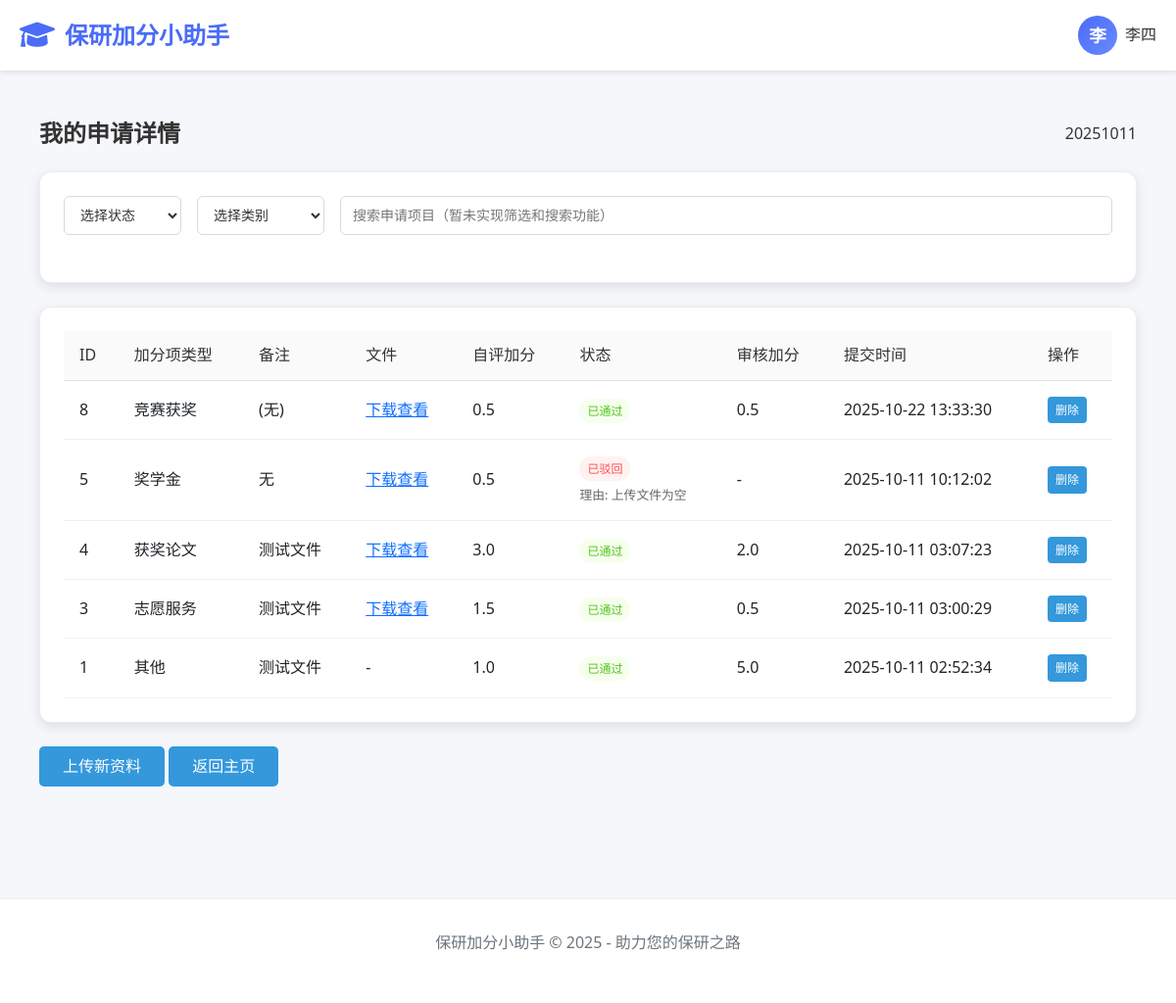
Before: /student/submissions/ (signed in) with the older database file.
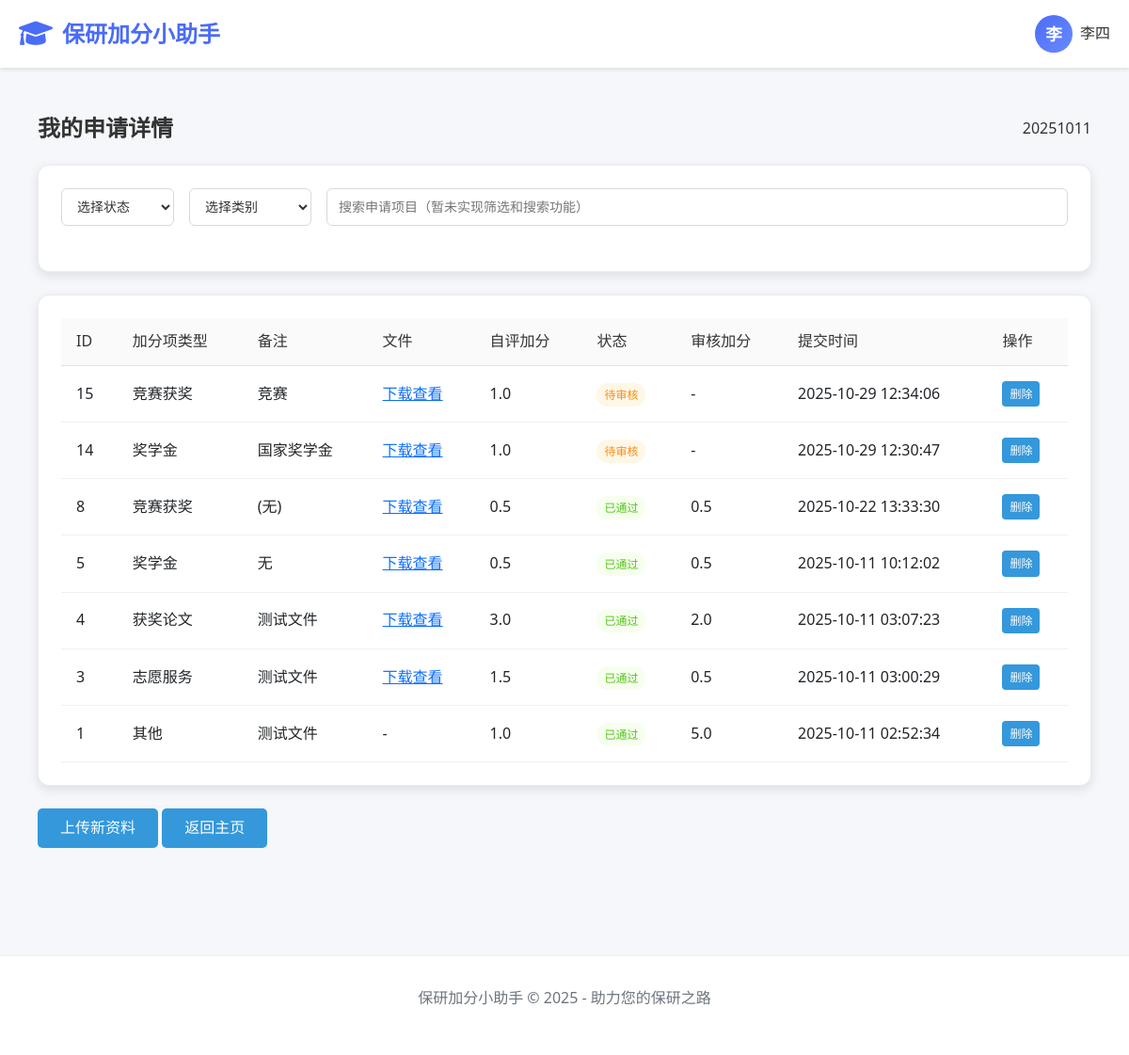
After: the same page with the newer database file.
### apps/students/models.py (models this page shows, shortened)
class StudentProfile(models.Model):
    user = models.OneToOneField(
        User,
        on_delete=models.CASCADE,
        null=True,
        related_name='profile'  # 反向关联名称
    )
    full_name = models.CharField("姓名", max_length=100, blank=True)
    student_id = models.CharField("学号", max_length=20, unique=True,
                                  validators=[RegexValidator(regex=r'^\d{8,20}$', message='学号必须是8-20位数字')])
    grade = models.CharField("年级", max_length=20, blank=True)
    college = models.CharField("学院", max_length=100, blank=True)
    department = models.CharField("系别", max_length=100, blank=True)
    major = models.CharField("专业", max_length=100, blank=True)
    enrollment_year = models.PositiveIntegerField("入学年份", null=True, blank=True, help_text="例如：2023")
    GENDER_CHOICES = [
        ('M', '男'),
        ('F', '女'),
        ('O', '其他'),
    ]
    gender = models.CharField("性别", max_length=1, choices=GENDER_CHOICES, blank=True)
    ethnicity = models.CharField("民族", max_length=50, blank=True)
    political_status = models.CharField("政治面貌", max_length=50, blank=True)
    id_card = models.CharField("身份证号", max_length=18, blank=True,
                               validators=[RegexValidator(regex=r'^\d{17}[\dXx]$', message='请输入有效的身份证号')])
    phone = models.CharField("手机号", max_length=11, blank=True, help_text="请输入11位手机号码")
    email = models.EmailField("邮箱", blank=True, help_text="请输入有效的邮箱地址")
    academic_comprehensive_score = models.DecimalField(
        "学业综合成绩",  # 辅导员可设置
        max_digits=5,
        decimal_places=1,
        null=True,
        blank=True
    )
    academic_expertise_score = models.DecimalField(
        "学术专长成绩",  # 来自学术类材料加分
        max_digits=5,
        decimal_places=1,
        default=0
    )
    comprehensive_performance_score = models.DecimalField(
        "综合表现成绩",  # 来自综合类材料加分
        max_digits=5,
        decimal_places=1,
        default=0
    )
    total_score = models.DecimalField(
        "总成绩",
        max_digits=5,
        decimal_places=1,
        null=True,
        blank=True
    )
    academic_comprehensive_ratio = models.DecimalField(
        "学业综合成绩权重",
        max_digits=3,
        decimal_places=2,
        default=0.6  # 60%
    )
    academic_expertise_ratio = models.DecimalField(
        "学术专长成绩权重",
        max_digits=3,
        decimal_places=2,
        default=0.2  # 20%
    )
    comprehensive_performance_ratio = models.DecimalField(
        "综合表现成绩权重",
        max_digits=3,
        decimal_places=2,
        default=0.2  # 20%
    )

class Submission(models.Model):
    AWARD_PAPER = 'award_paper'
    COMPETITION = 'competition'
    VOLUNTEER = 'volunteer'
    SCHOLARSHIP = 'scholarship'
    OTHER = 'other'
    CATEGORY_CHOICES = [
        (AWARD_PAPER, '获奖论文'),
        (COMPETITION, '竞赛获奖'),
        (VOLUNTEER, '志愿服务'),
        (SCHOLARSHIP, '奖学金'),
        (OTHER, '其他'),
    ]
    student = models.ForeignKey(StudentProfile, on_delete=models.CASCADE, verbose_name="学生")
    category = models.CharField("加分项类型", max_length=20, choices=CATEGORY_CHOICES, default=OTHER)
    remarks = models.TextField("备注", blank=True, default="")
    file = models.FileField("提交文件", upload_to='uploads/', null=True, blank=True)
    self_rating = models.DecimalField("自评加分", max_digits=5, decimal_places=1, default=0)
    approved = models.BooleanField("已审核通过", default=False)
    rejected = models.BooleanField(default=False, verbose_name='已驳回')
    reject_reason = models.TextField(blank=True, null=True, verbose_name='驳回理由')
    approved_score = models.DecimalField("审核加分", max_digits=5, decimal_places=1, null=True, blank=True)
    timestamp = models.DateTimeField("提交时间", auto_now_add=True)

### apps/students/views.py (the view)
# urls.py: path('submissions/', views.submissions, name='submissions'),
@login_required
def submissions(request):
    profile = request.user.profile
    subs = Submission.objects.filter(student=profile).order_by('-timestamp')
    return render(request, 'students/submissions.html', {'submissions': subs})

### templates/students/submissions.html (shortened to what this page needs)
{% extends 'students/base.html' %}
{% load static %}
{% block extra_css %}
    <link href="{% static 'CSS/submissions.css' %}" rel="stylesheet">
{% endblock %}
{% block content %}
    <div class="applications-container">
        <div class="applications-header">
            <h1 class="applications-title">我的申请详情</h1>
            <div class="user-info">
                <span>{{ user.username|default:"用户名" }}</span>
            </div>
        </div>
        <div class="card">
            <div class="card-body">
                <div class="filter-toolbar">
                    <select class="filter-select">
                        <option>选择状态</option>
                    </select>
                    <select class="filter-select">
                        <option>选择类别</option>
                    </select>
                    <input type="text" class="search-input" placeholder="搜索申请项目（暂未实现筛选和搜索功能）">
                </div>
            </div>
        </div>
        <div class="card">
            <div class="card-body">
                <table class="applications-table">
                    <thead>
                        <tr>
                            <th>ID</th>
                            <th>加分项类型</th>
                            <th>备注</th>
                            <th>文件</th>
                            <th>自评加分</th>
                            <th>状态</th>
                            <th>审核加分</th>
                            <th>提交时间</th>
                            <th>操作</th>
                        </tr>
                    </thead>
                    <tbody>
                        {% if submissions %}
                            {% for sub in submissions %}
                            <tr>
                                <td>{{ sub.id }}</td>
                                <td>{{ sub.get_category_display }}</td>
                                <td>{{ sub.remarks|default:"(无)" }}</td>
                                <td>
                                    {% if sub.file %}
                                        <a href="{{ sub.file.url }}" target="_blank" class="text-primary">下载查看</a>
                                    {% else %}
                                        -
                                    {% endif %}
                                </td>
                                <td>{{ sub.self_rating }}</td>
                                <td>
                                    {% if sub.approved %}
                                        <span class="status-badge status-approved">已通过</span>
                                    {% elif sub.rejected %}
                                        <span class="status-badge status-rejected">已驳回</span>
                                        {% if sub.reject_reason %}
                                            <div style="font-size: 0.8em; color: #666; margin-top: 4px;">理由: {{ sub.reject_reason }}</div>
                                        {% endif %}
                                    {% else %}
                                        <span class="status-badge status-pending">待审核</span>
                                    {% endif %}
                                </td>
                                <td>{{ sub.approved_score|default:"-" }}</td>
                                <td>{{ sub.timestamp|date:"Y-m-d H:i:s" }}</td>
                                <td>
                                    <div class="action-buttons">
                                        <a href="{% url 'delete_submission' sub.id %}" class="btn-primary btn-sm">
                                            删除
                                        </a>
                                    </div>
                                </td>
                            </tr>
                            {% endfor %}
                        {% endif %}
                    </tbody>
                </table>
            </div>
        </div>
        <div class="navigation mt-4">
            <p>
                <a href="{% url 'upload' %}" class="btn-primary">上传新资料</a>
                <a href="{% url 'index' %}" class="btn-primary ml-2">返回主页</a>
            </p>
        </div>
    </div>
{% endblock %}

### templates/students/base.html (shortened to what this page needs)
<!DOCTYPE html>
<html lang="zh-CN">
<head>
    <link href="https://cdn.jsdelivr.net/npm/bootstrap@5.3.0-alpha1/dist/css/bootstrap.min.css" rel="stylesheet">
    <link rel="stylesheet" href="https://cdnjs.cloudflare.com/ajax/libs/font-awesome/6.0.0/css/all.min.css">
    {% load static %}
    <link href="{% static 'CSS/base.css' %}" rel="stylesheet">
    {% block extra_css %}{% endblock %}
</head>
<body>
    <nav class="navbar">
        <div class="container">
            <div class="navbar-content">
                <a href="{% url 'index' %}" class="logo">
                    <i class="fas fa-graduation-cap"></i>
                    <span>保研加分小助手</span>
                </a>
                <div class="user-info">
                    {% if user.is_authenticated %}
                        <a href="{% url 'profile' %}" class="d-flex align-items-center text-decoration-none" title="个人资料">
                            <div class="user-avatar">{{ user.profile.full_name|first }}</div>
                            <span class="username ms-2">{{ user.profile.full_name }}</span>
                        </a>
                    {% else %}
                        <a href="{% url 'login' %}" class="btn btn-outline-primary btn-sm">登录</a>
                    {% endif %}
                </div>
            </div>
        </div>
    </nav>
    <div class="container">
        <div class="main-content">
            {% block content %}{% endblock %}
        </div>
    </div>
    <footer class="footer">
        <div class="container">
            <p>保研加分小助手 &copy; 2025 - 助力您的保研之路</p>
        </div>
    </footer>
</body>
</html>

### static/CSS/base.css (style rules this page uses)
:root { --primary: #4a6cf7; --primary-light: #6a8aff; --secondary: #6c757d; --light-bg: #f8f9fa; --dark-text: #333333; --gray-text: #666666; --light-gray: #e9ecef; --white: #ffffff; --card-shadow: 0 4px 12px rgba(0, 0, 0, 0.08); --hover-shadow: 0 8px 24px rgba(0, 0, 0, 0.12); }
* { margin: 0; padding: 0; box-sizing: border-box; }
body { font-family: 'Segoe UI', 'PingFang SC', 'Microsoft YaHei', sans-serif; background-color: var(--light-bg); color: var(--dark-text); line-height: 1.6; }
.container { max-width: 1200px; margin: 0 auto; padding: 0 20px; }
.navbar { background: var(--white); box-shadow: 0 2px 10px rgba(0, 0, 0, 0.05); padding: 1rem 0; position: sticky; top: 0; z-index: 100; }
.navbar-content { display: flex; justify-content: space-between; align-items: center; width: 100%; }
.logo { display: flex; align-items: center; gap: 10px; font-weight: 700; font-size: 1.5rem; color: var(--primary); text-decoration: none; }
.logo i { font-size: 1.8rem; }
.user-info { display: flex; align-items: center; gap: 12px; margin-left: auto; }
.user-avatar { width: 42px; height: 42px; border-radius: 50%; background: linear-gradient(135deg, var(--primary), var(--primary-light)); display: flex; align-items: center; justify-content: center; color: var(--white); font-weight: 600; font-size: 1.1rem; }
.username { font-weight: 500; color: var(--dark-text); }
.main-content { padding: 30px 0; }
.footer { background: var(--white); padding: 24px 0; margin-top: 40px; text-align: center; color: var(--gray-text); border-top: 1px solid var(--light-gray); }

### static/CSS/submissions.css (style rules this page uses)
:root { --primary-color: #3498db; --light-bg: #f5f7fa; }
body { font-family: 'Segoe UI', Tahoma, Geneva, Verdana, sans-serif; background-color: var(--light-bg); min-height: 100vh; display: flex; flex-direction: column; }
.navbar { background: white; box-shadow: 0 2px 4px rgba(0,0,0,0.1); padding: 1rem 0; }
.user-info { display: flex; align-items: center; gap: 10px; }
.user-avatar { width: 40px; height: 40px; border-radius: 50%; background-color: var(--primary-color); display: flex; align-items: center; justify-content: center; color: white; font-weight: bold; }
.footer { text-align: center; padding: 2rem 0; margin-top: 3rem; color: #6c757d; border-top: 1px solid #eee; }
.card { background: white; border-radius: 12px; box-shadow: 0 4px 12px rgba(0, 0, 0, 0.1); border: 1px solid #e9ecef; margin-bottom: 1.5rem; transition: transform 0.3s ease, box-shadow 0.3s ease; }
.card-body { padding: 1.5rem; }
.btn-primary { background-color: var(--primary-color); border: none; padding: 0.5rem 1.5rem; border-radius: 5px; color: white; text-decoration: none; display: inline-block; }
.applications-container { max-width: 1200px; margin: 0 auto; padding: 20px; }
.applications-header { display: flex; justify-content: space-between; align-items: center; margin-bottom: 24px; }
.applications-title { font-size: 24px; font-weight: 600; color: #333; margin: 0; }
.filter-toolbar { display: flex; gap: 16px; margin-bottom: 24px; flex-wrap: wrap; }
.filter-select { padding: 8px 12px; border: 1px solid #d9d9d9; border-radius: 6px; font-size: 14px; color: #333; background: #fff; min-width: 120px; }
.search-input { flex: 1; min-width: 200px; padding: 8px 12px; border: 1px solid #d9d9d9; border-radius: 6px; font-size: 14px; }
.applications-table { width: 100%; border-collapse: collapse; }
.applications-table th { background: #fafafa; padding: 12px 16px; text-align: left; font-weight: 500; color: #333; border-bottom: 1px solid #e0e0e0; }
.applications-table td { padding: 16px; border-bottom: 1px solid #f0f0f0; }
.status-badge { padding: 4px 8px; border-radius: 12px; font-size: 12px; font-weight: 500; }
.status-pending { background: #fff7e6; color: #fa8c16; }
.status-approved { background: #f6ffed; color: #52c41a; }
.action-buttons { display: flex; gap: 8px; }
.btn-sm { padding: 4px 8px; font-size: 12px; border-radius: 4px; }

Changed rows visible on the page:
added Submission: id "15", category "竞赛获奖", remarks "竞赛", self_rating "1.0", approved "待审核", approved_score "-", timestamp "2025-10-29 12:34:06"
added Submission: id "14", category "奖学金", remarks "国家奖学金", self_rating "1.0", approved "待审核", approved_score "-", timestamp "2025-10-29 12:30:47"
changed Submission id 5: approved_score "-" → "0.5"; reject_reason "上传文件为空" → (not shown); approved "已驳回 理由:" → "已通过"
